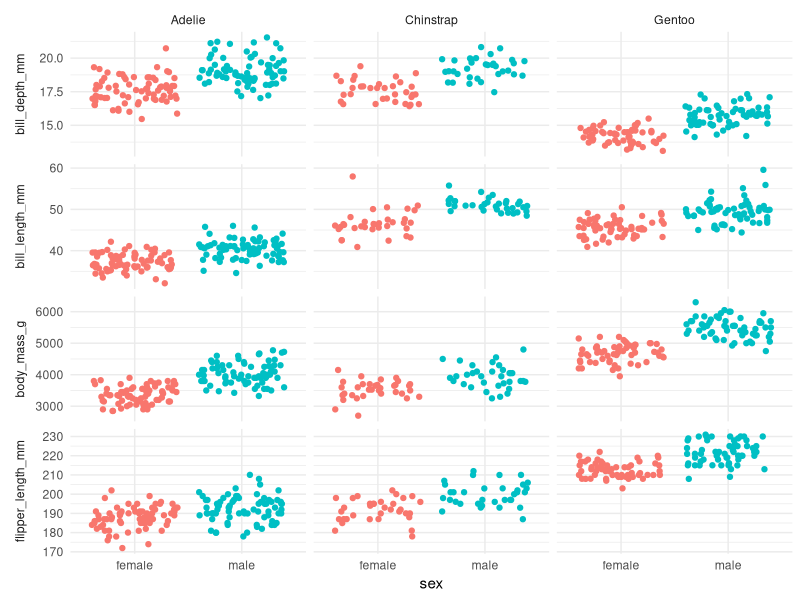
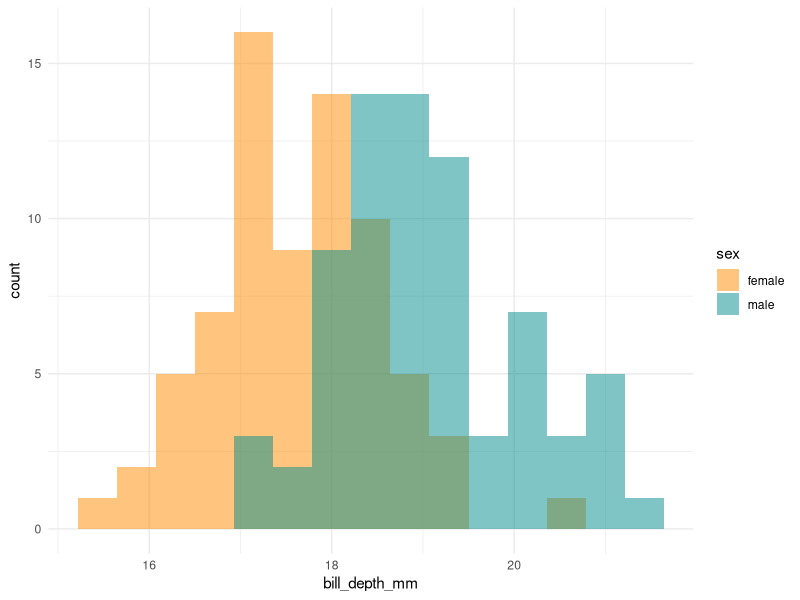
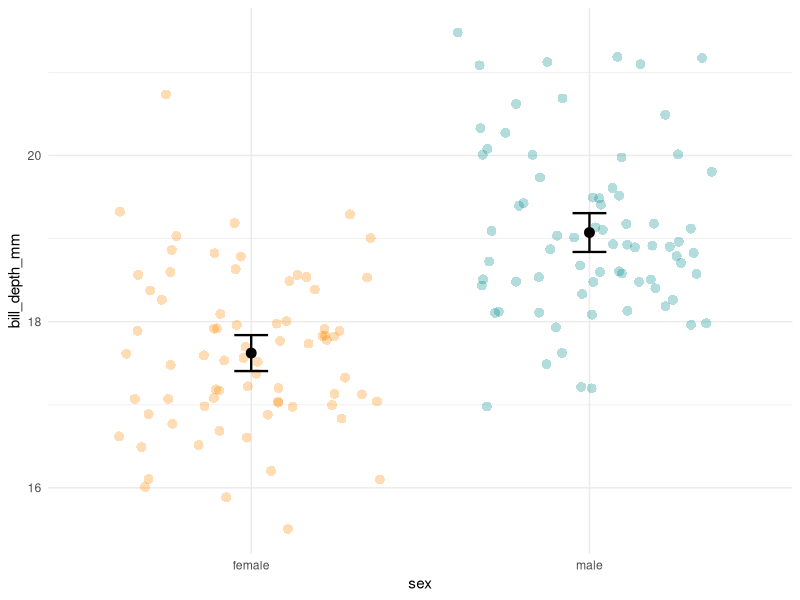

Recreate these plots in R, in order.

# Load Packages -----------------------------------------------------------

#install.packages("palmerpenguins")
library(tidyverse)
library(palmerpenguins)

# Read Data ---------------------------------------------------------------

data("penguins")

head(penguins)

str(penguins)

penguins %>% 
  select(
    species,
    sex,
    bill_length_mm, 
    bill_depth_mm, 
    flipper_length_mm, 
    body_mass_g
  ) %>% 
  pivot_longer(
    col = where(is.numeric),
    names_to = "variable", 
    values_to = "value"
  ) %>% 
  filter(complete.cases(.)) %>% 
  ggplot(mapping = aes(x = sex, y = value)) +
  geom_jitter(aes(color = sex)) +
  facet_grid(variable ~ species, scales = "free_y", switch = "y") +
  labs(y = NULL) +
  guides(color = "none") +
  theme_minimal() +
  theme(strip.placement = "outside")

adelie_bill_depth <-
  penguins %>% 
  filter(species == "Adelie") %>% 
  select(sex, bill_depth_mm) %>% 
  filter(complete.cases(.)) %>% 
  print()

adelie_bill_depth %>% 
  ggplot(aes(x = bill_depth_mm)) +
  geom_histogram(
    aes(fill = sex), 
    bins = 15, 
    alpha = 0.5, 
    position = "identity"
  ) +
  scale_fill_manual(values = c("darkorange","cyan4")) +
  theme_minimal()

adelie_bill_depth_summary <-
  adelie_bill_depth %>% 
  group_by(sex) %>% 
  summarize(
    n = n(),
    mean = mean(bill_depth_mm),
    sd = sd(bill_depth_mm),
    sem = sd/sqrt(n),
    upper = mean + 1.96 * sem,
    lower = mean - 1.96 * sem
  ) %>% 
  print()

adelie_bill_depth %>% 
  ggplot(aes(x = sex, y = bill_depth_mm)) +
  geom_jitter(aes(color = sex), 
              shape = 16, size = 3, 
              alpha = 0.3, width = 0.4) +
  geom_errorbar(aes(y = mean, ymax = upper, ymin = lower), 
                data = adelie_bill_depth_summary, 
                width = .1, size = .8) +
  geom_point(aes(y = mean), 
             data = adelie_bill_depth_summary, 
             size = 3) +
  scale_color_manual(values = c("darkorange","cyan4")) +
  theme_minimal() +
  guides(color = "none")


# T Test ------------------------------------------------------------------

t.test(formula = bill_depth_mm ~ sex, data = adelie_bill_depth)
